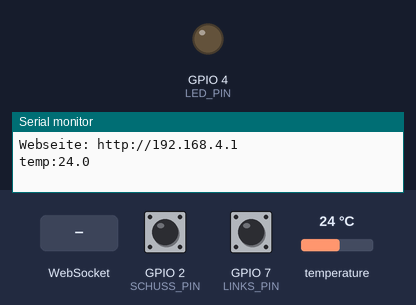
Bench run of a program on a simulated ESP32-S3. Parts: output pins drawn as LEDs (lit = HIGH), the last lines printed to the serial monitor. The inputs (shaded band) are chosen by the test bench; at power-on: GPIO 2 (SCHUSS_PIN) HIGH, GPIO 7 (LINKS_PIN) HIGH, temperature 24 °C. Random numbers use the default seed unless the program sets one.

Above: at 1.2 s.
1.3 s: WebSocket text "led:1" received
At 2.4 s:
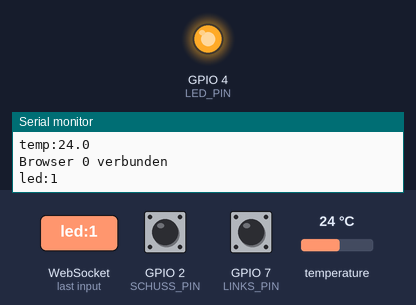
6.0 s: WebSocket text "led:0" received
At 7.2 s:
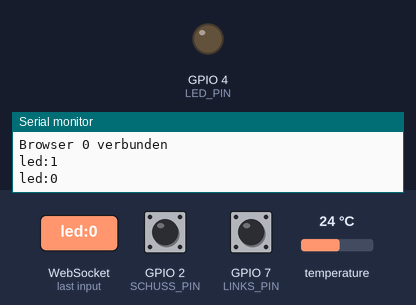
Timing chart, 0 to 8.5 s (numbered marks = the images above; inputs shaded):
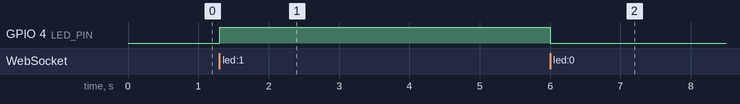

The program:

main.cpp
```cpp
#include <Arduino.h>
#include <WiFi.h>
#include <WebServer.h>
#include <WebSocketsServer.h>
#include <OneWire.h>
#include <DallasTemperature.h>
#include "webseite.h"

const int LED_PIN = 4;
const int SCHUSS_PIN = 2;
const int LINKS_PIN = 7;
const int TEMP_PIN = 5;

const unsigned long ENTPRELLZEIT = 30;
const unsigned long MESSINTERVALL = 1000;

struct Taster {
  int pin;
  String name;
  bool gedrueckt;
  bool letzterWert;
  unsigned long letzteAenderung;
};

Taster linksTaster = {LINKS_PIN, "links", false, false, 0};
Taster schussTaster = {SCHUSS_PIN, "schuss", false, false, 0};

bool ledAn = false;
float temperatur = -127;
String gesendeteTemperatur = "";
unsigned long letzteMessung = 0;

WebServer server(80);
WebSocketsServer webSocket(81);
OneWire oneWire(TEMP_PIN);
DallasTemperature sensoren(&oneWire);

void anAlleSenden(String text) {
  webSocket.broadcastTXT(text);
}

void anEinenSenden(uint8_t nummer, String text) {
  webSocket.sendTXT(nummer, text);
}

String ledText() {
  if (ledAn) {
    return "led:1";
  }
  return "led:0";
}

String tasterText(Taster &taster) {
  if (taster.gedrueckt) {
    return taster.name + ":1";
  }
  return taster.name + ":0";
}

String temperaturText() {
  return "temp:" + String(temperatur, 1);
}

void ledSetzen(bool an) {
  if (an == ledAn) {
    return;
  }
  ledAn = an;
  digitalWrite(LED_PIN, ledAn ? HIGH : LOW);
  Serial.println(ledText());
  anAlleSenden(ledText());
}

void webSocketEreignis(uint8_t nummer, WStype_t typ, uint8_t *daten, size_t laenge) {
  if (typ == WStype_CONNECTED) {
    Serial.printf("Browser %d verbunden\n", nummer);
    anEinenSenden(nummer, ledText());
    anEinenSenden(nummer, temperaturText());
    anEinenSenden(nummer, tasterText(linksTaster));
    anEinenSenden(nummer, tasterText(schussTaster));
  } else if (typ == WStype_DISCONNECTED) {
    Serial.printf("Browser %d getrennt\n", nummer);
  } else if (typ == WStype_TEXT) {
    String text = String((char *)daten);
    if (text == "led:1") {
      ledSetzen(true);
    } else if (text == "led:0") {
      ledSetzen(false);
    }
  }
}

void tasterPruefen(Taster &taster) {
  bool wert = digitalRead(taster.pin) == LOW;
  if (wert != taster.letzterWert) {
    taster.letzterWert = wert;
    taster.letzteAenderung = millis();
  }
  if (wert != taster.gedrueckt && millis() - taster.letzteAenderung >= ENTPRELLZEIT) {
    taster.gedrueckt = wert;
    Serial.println(tasterText(taster));
    anAlleSenden(tasterText(taster));
  }
}

void temperaturPruefen() {
  if (millis() - letzteMessung < MESSINTERVALL) {
    return;
  }
  letzteMessung = millis();
  temperatur = sensoren.getTempCByIndex(0);
  sensoren.requestTemperatures();

  String text = temperaturText();
  if (text != gesendeteTemperatur) {
    gesendeteTemperatur = text;
    Serial.println(text);
    anAlleSenden(text);
  }
}

void startseite() {
  server.send(200, "text/html", WEBSEITE);
}

void setup() {
  Serial.begin(115200);

  pinMode(LED_PIN, OUTPUT);
  digitalWrite(LED_PIN, LOW);
  pinMode(LINKS_PIN, INPUT_PULLUP);
  pinMode(SCHUSS_PIN, INPUT_PULLUP);

  sensoren.begin();
  sensoren.setWaitForConversion(false);
  sensoren.requestTemperatures();
  letzteMessung = millis();

  WiFi.softAP("ESP32-LED", "12345678");
  Serial.print("Webseite: http://");
  Serial.println(WiFi.softAPIP());

  server.on("/", startseite);
  server.begin();

  webSocket.begin();
  webSocket.onEvent(webSocketEreignis);
}

void loop() {
  server.handleClient();
  webSocket.loop();
  tasterPruefen(linksTaster);
  tasterPruefen(schussTaster);
  temperaturPruefen();
}
```

Source omitted: webseite.h (20931 bytes)

Measured:
- after the input at 1.3 s, GPIO 4 (LED_PIN): LOW → HIGH at once
- after the input at 6.0 s, GPIO 4 (LED_PIN): HIGH → LOW at once
